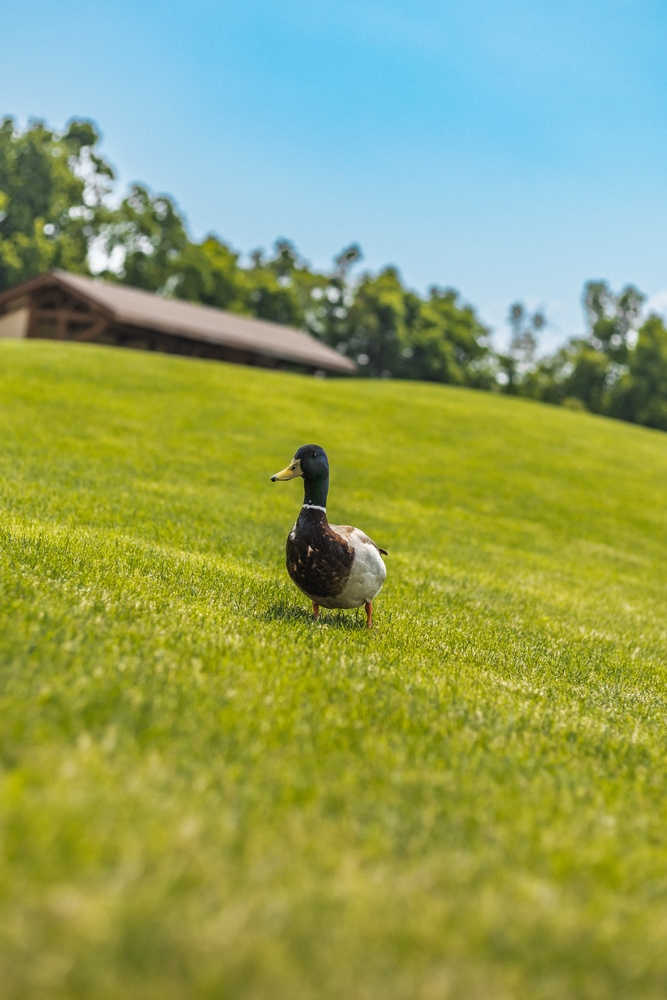
#> input picture LAB 4/resource/duck.jpg, 667 x 1000 px, shrunk from 3844 x 5766 before the run
$ python q4.py
#> lines starting #> are read from the running program, lines starting #| are printed output that depends on the picture
import cv2
import cv2 as cv
import numpy as np

image = cv.imread('resource/duck.jpg')
#> image is the input picture: shape (1000, 667, 3); mean B, G, R 96.6, 162, 144.7

height, width = image.shape[:2]
#> height = 1000; width = 667

# Reshape the image to a 2D array of pixels and 3 color channels
pixels = image.reshape((-1, 3))

# Convert the data type to float32 for K-means clustering
pixels = np.float32(pixels)

# Define the number of clusters (segments) you want
num_clusters = 3

# Define the criteria for K-means algorithm
criteria = (cv.TERM_CRITERIA_EPS + cv.TERM_CRITERIA_MAX_ITER, 100, 0.2)

# Apply K-means clustering
_, labels, centers = cv.kmeans(pixels, num_clusters, None, criteria, 10, cv.KMEANS_RANDOM_CENTERS)
#> centers = [[44.6, 155.8, 154.5], [232, 204.9, 147.7], [48.6, 80.59, 73.46]]

# Convert the cluster centers back to uint8
centers = np.uint8(centers)
#> centers = [[44, 155, 154], [231, 204, 147], [48, 80, 73]]

# Map each pixel to its corresponding cluster center
segmented_image = centers[labels.flatten()]

# Reshape the segmented image back to its original shape
segmented_image = segmented_image.reshape(image.shape)
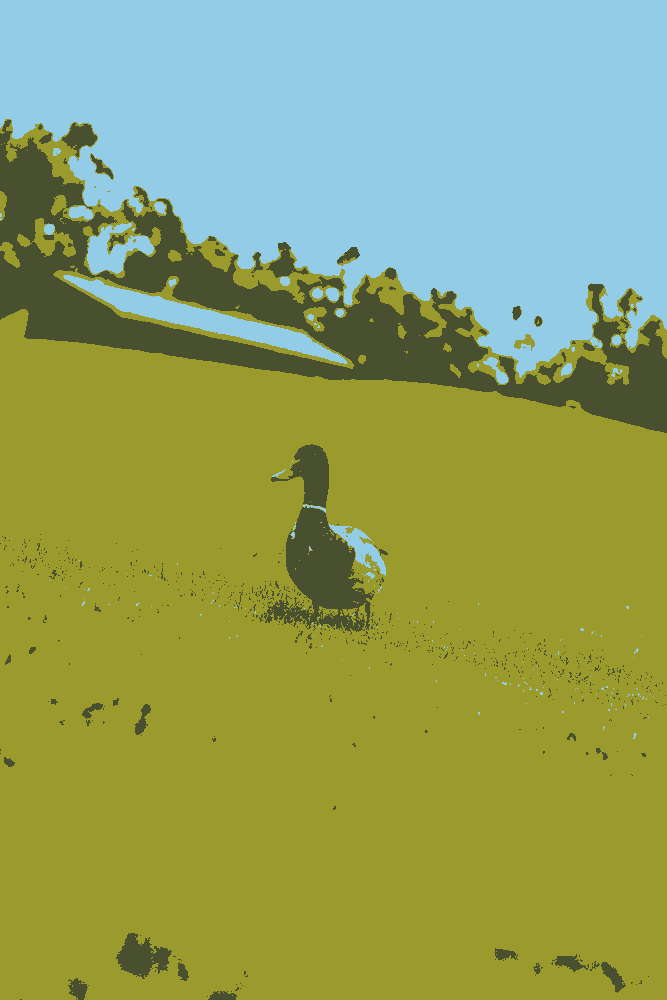
#> segmented_image: shape (1000, 667, 3); mean B, G, R 95.9, 161.2, 144.2

# Display the original image and the segmented image

stacked_img = np.hstack((image, segmented_image))
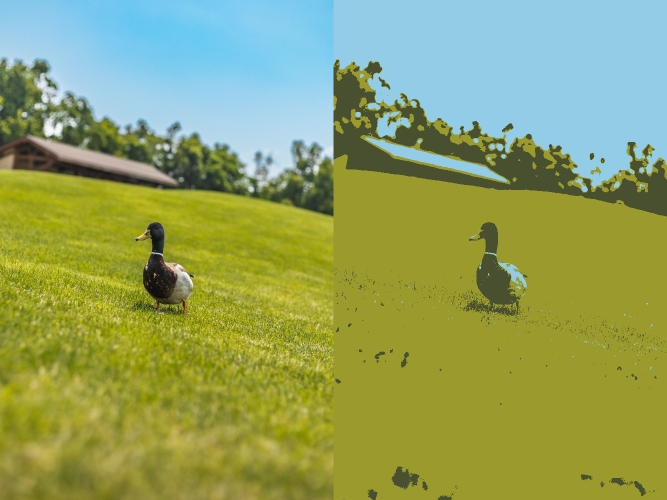
#> stacked_img: shape (1000, 1334, 3) (shown at 1/2 size); mean B, G, R 96.3, 161.6, 144.4
stacked_img = cv2.resize(stacked_img, None, fx = 0.1, fy = 0.1)
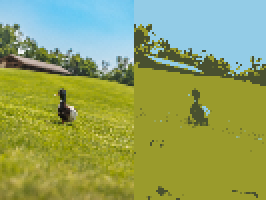
#> stacked_img: shape (100, 133, 3) (shown 2 times larger); mean B, G, R 96.5, 161.7, 144.5


cv.imshow('Original - Segmented', stacked_img)
# cv.imshow('Segmented Image', segmented_image)
cv.waitKey(0)
cv.destroyAllWindows()

$ run again, with LAB 4/resource/build.jpg copied over LAB 4/resource/duck.jpg
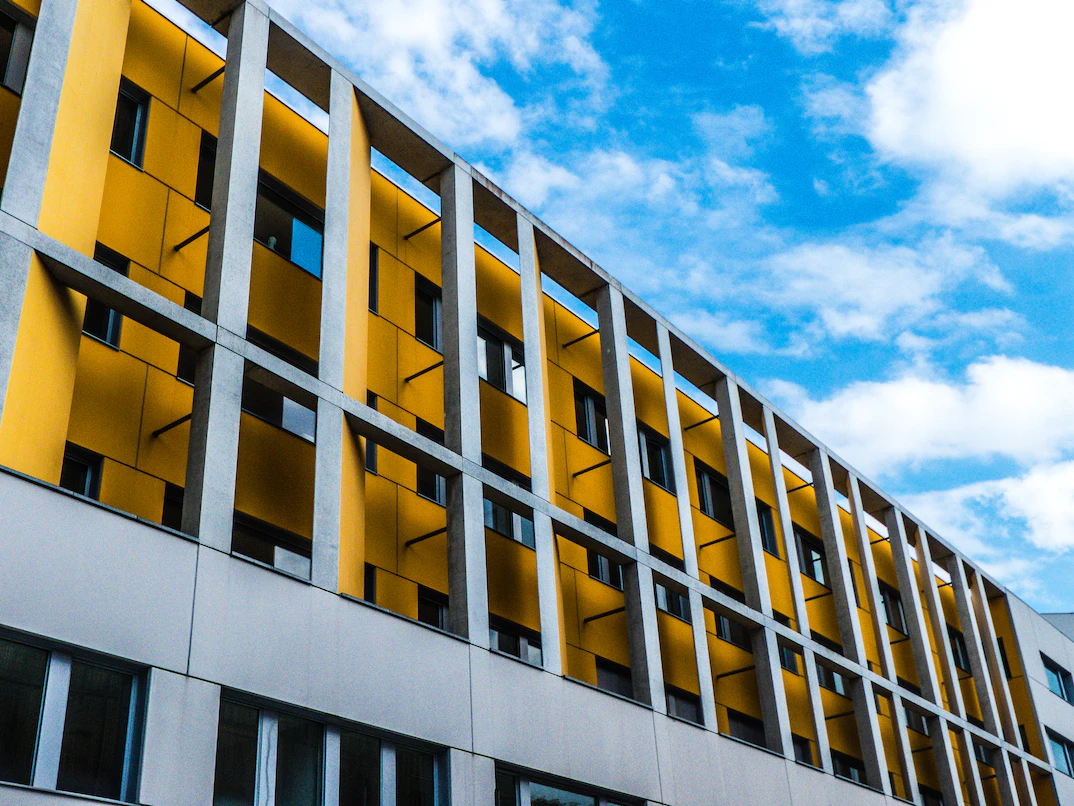
#> input picture LAB 4/resource/build.jpg, 1074 x 806 px
#> image is the input picture: shape (806, 1074, 3); mean B, G, R 140.1, 142.9, 127
#> `_, labels, centers = cv.kmeans(pixels, num_clusters, None, criteria, 1..`: centers = [[25.5, 134.6, 187.6], [223.8, 194.5, 150.2], [28.28, 44.1, 51.66]]
#> `centers = np.uint8(centers)`: centers = [[25, 134, 187], [223, 194, 150], [28, 44, 51]]
#> `segmented_image = segmented_image.reshape(image.shape)`:
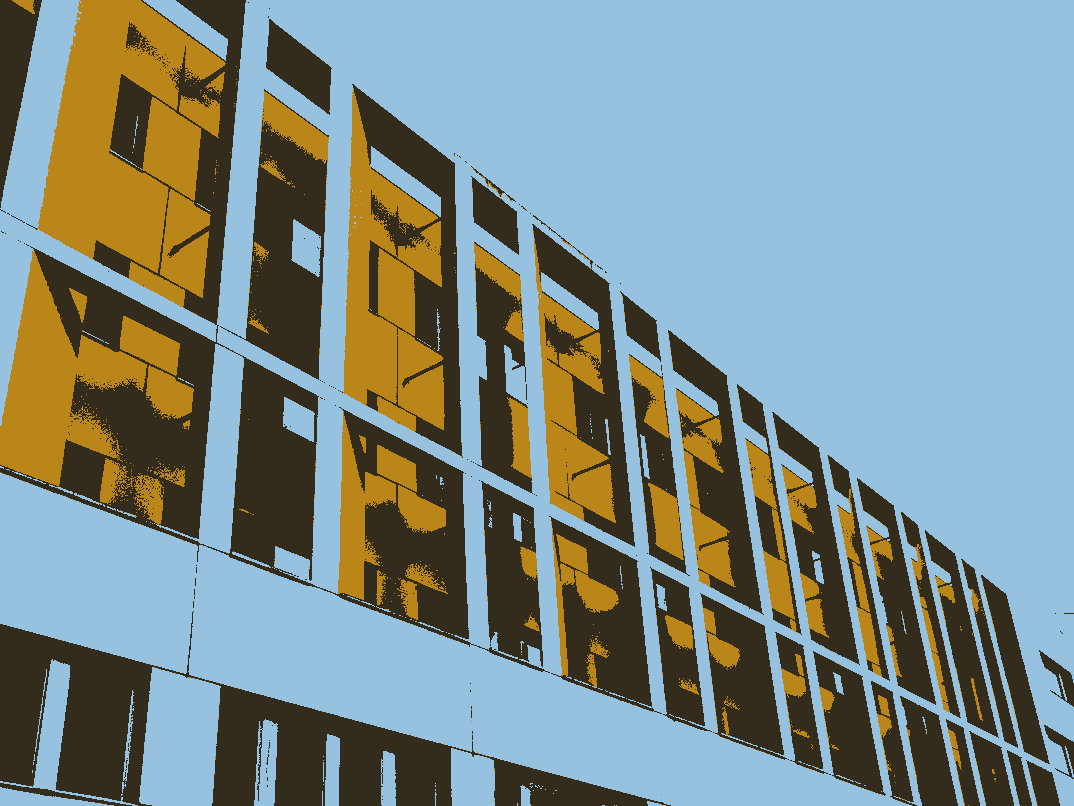
#> segmented_image: shape (806, 1074, 3); mean B, G, R 139.5, 142.6, 126.7
#> `stacked_img = cv2.resize(stacked_img, None, fx = 0.1, fy = 0.1)`:
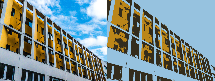
#> stacked_img: shape (81, 215, 3); mean B, G, R 139.7, 142.6, 126.8

$ run again, with LAB 4/resource/build2.jpg copied over LAB 4/resource/duck.jpg
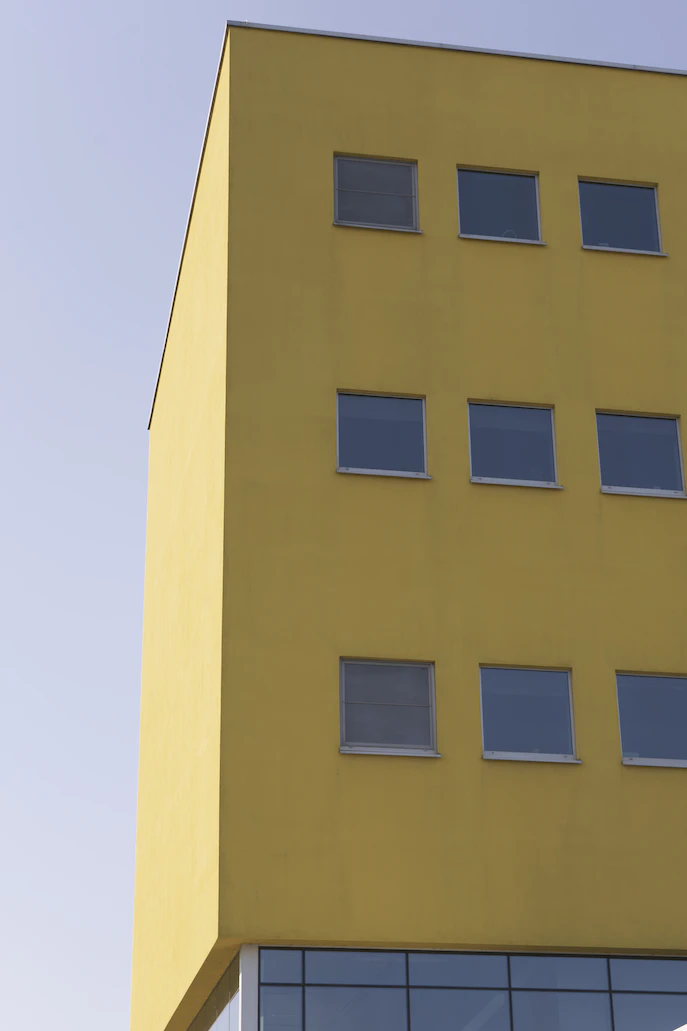
#> input picture LAB 4/resource/build2.jpg, 687 x 1031 px
#> image is the input picture: shape (1031, 687, 3); mean B, G, R 120.9, 144.1, 152.2
#> `_, labels, centers = cv.kmeans(pixels, num_clusters, None, criteria, 1..`: centers = [[67.15, 118.8, 136.6], [209.1, 207.5, 208.2], [94.44, 78.28, 70.85]]
#> `centers = np.uint8(centers)`: centers = [[67, 118, 136], [209, 207, 208], [94, 78, 70]]
#> `segmented_image = segmented_image.reshape(image.shape)`:
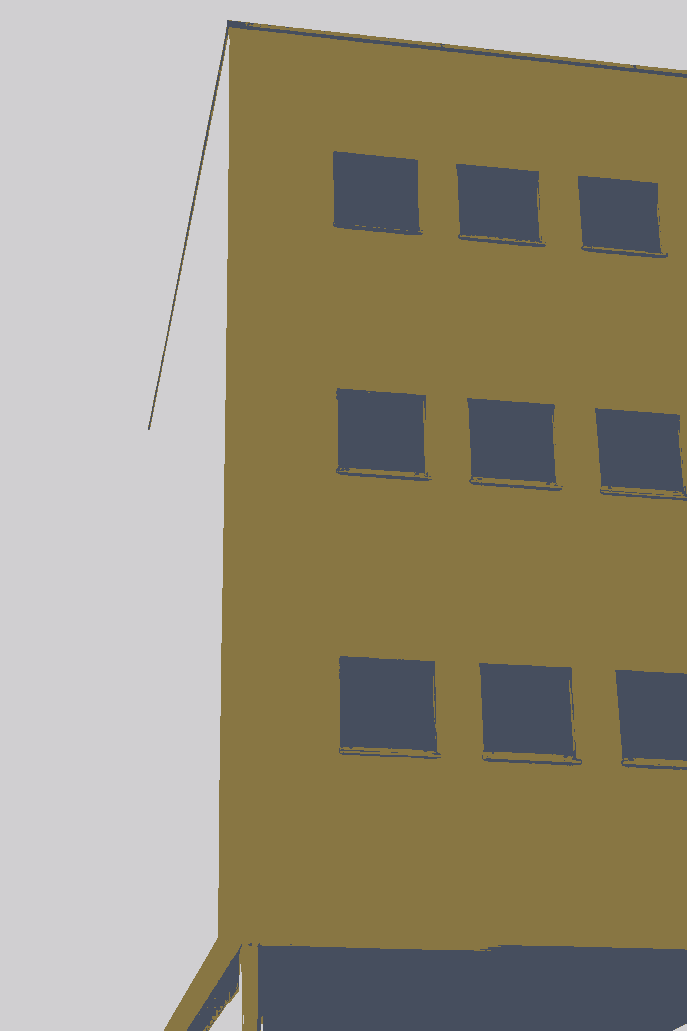
#> segmented_image: shape (1031, 687, 3); mean B, G, R 120.7, 143.5, 151.8
#> `stacked_img = cv2.resize(stacked_img, None, fx = 0.1, fy = 0.1)`:
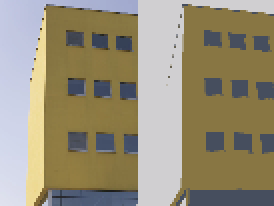
#> stacked_img: shape (103, 137, 3) (shown 2 times larger); mean B, G, R 120.7, 143.8, 152
